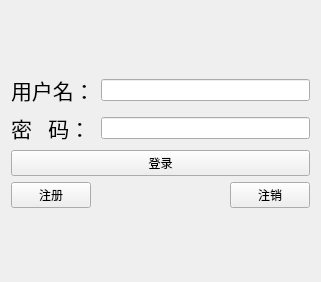
<?xml version="1.0" encoding="UTF-8"?>
<ui version="4.0">
 <class>TcpClient</class>
 <widget class="QWidget" name="TcpClient">
  <property name="geometry">
   <rect>
    <x>0</x>
    <y>0</y>
    <width>321</width>
    <height>282</height>
   </rect>
  </property>
  <property name="windowTitle">
   <string>TcpClient</string>
  </property>
  <layout class="QGridLayout" name="gridLayout_3">
   <item row="0" column="0">
    <layout class="QGridLayout" name="gridLayout_2">
     <item row="0" column="0">
      <layout class="QGridLayout" name="gridLayout">
       <item row="0" column="0">
        <widget class="QLabel" name="label">
         <property name="font">
          <font>
           <family>Adobe Heiti Std</family>
           <pointsize>16</pointsize>
          </font>
         </property>
         <property name="text">
          <string>用户名：</string>
         </property>
        </widget>
       </item>
       <item row="0" column="1">
        <widget class="QLineEdit" name="lineEdit"/>
       </item>
       <item row="1" column="0">
        <widget class="QLabel" name="label_2">
         <property name="font">
          <font>
           <family>Adobe Heiti Std</family>
           <pointsize>16</pointsize>
          </font>
         </property>
         <property name="text">
          <string>密   码：</string>
         </property>
        </widget>
       </item>
       <item row="1" column="1">
        <widget class="QLineEdit" name="lineEdit_2">
         <property name="echoMode">
          <enum>QLineEdit::Password</enum>
         </property>
        </widget>
       </item>
       <item row="2" column="0" colspan="2">
        <widget class="QPushButton" name="loginButton">
         <property name="text">
          <string>登录</string>
         </property>
        </widget>
       </item>
      </layout>
     </item>
     <item row="1" column="0">
      <layout class="QHBoxLayout" name="horizontalLayout">
       <item>
        <widget class="QPushButton" name="pushButton_2">
         <property name="text">
          <string>注册</string>
         </property>
        </widget>
       </item>
       <item>
        <spacer name="horizontalSpacer">
         <property name="orientation">
          <enum>Qt::Horizontal</enum>
         </property>
         <property name="sizeHint" stdset="0">
          <size>
           <width>40</width>
           <height>20</height>
          </size>
         </property>
        </spacer>
       </item>
       <item>
        <widget class="QPushButton" name="pushButton_3">
         <property name="text">
          <string>注销</string>
         </property>
        </widget>
       </item>
      </layout>
     </item>
    </layout>
   </item>
  </layout>
 </widget>
 <resources/>
 <connections/>
</ui>
